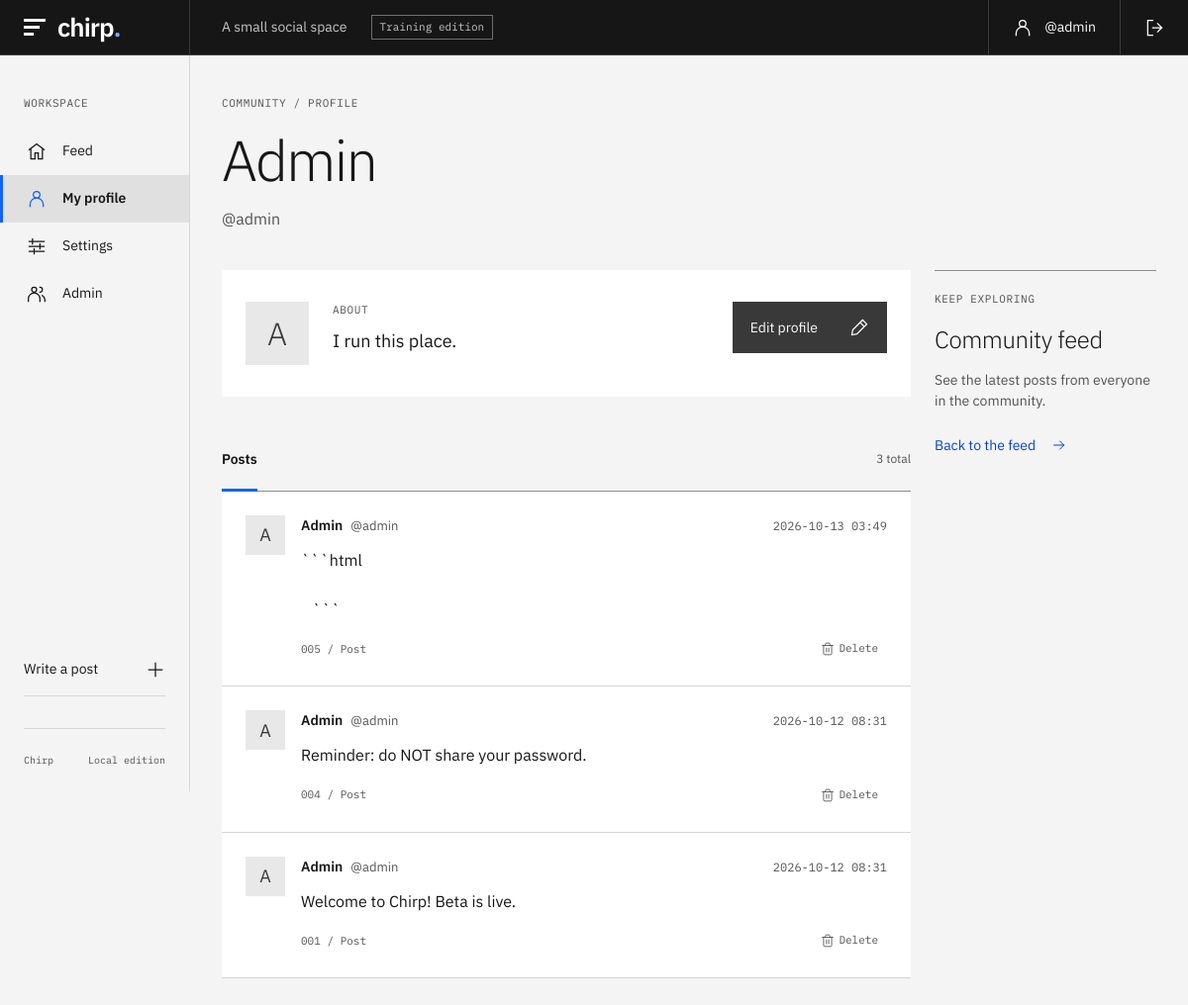
The app's page /user/admin (signed in) with its own data.
### tables this page shows
CREATE TABLE users (
        id INTEGER PRIMARY KEY AUTOINCREMENT,
        username TEXT UNIQUE NOT NULL,
        password TEXT NOT NULL,      -- stored in plaintext (part of the lesson)
        email TEXT,
        bio TEXT
    );

CREATE TABLE tweets (
        id INTEGER PRIMARY KEY AUTOINCREMENT,
        user_id INTEGER NOT NULL,
        body TEXT NOT NULL,
        created TEXT DEFAULT CURRENT_TIMESTAMP
    );

### app.py (the view)
@app.route("/user/<username>")
def profile(username):
    db = get_db()
    row = db.execute(
        "SELECT * FROM users WHERE username = ?", (username,)
    ).fetchone()
    if not row:
        abort(404)
    bio_html = render_template_string(
        "<div class='bio'>" + (row["bio"] or "") + "</div>"
    )
    tweets = db.execute(
        """SELECT tweets.id, tweets.body, tweets.created, users.username
           FROM tweets JOIN users ON tweets.user_id = users.id
           WHERE users.id = ? ORDER BY tweets.id DESC""",
        (row["id"],),
    ).fetchall()
    return render_template(
        "profile.html",
        profile_user=row,
        bio_html=bio_html,
        tweets=tweets,
        user=current_user(),
    )

### app.py (called while the page is built)
def get_db():
    if "db" not in g:
        g.db = sqlite3.connect(DB_PATH)
        g.db.row_factory = sqlite3.Row
    return g.db

def b64url_decode(s: str) -> bytes:
    pad = "=" * (-len(s) % 4)
    return base64.urlsafe_b64decode(s + pad)

def verify_token(token: str):
    try:
        h_b64, p_b64, sig_b64 = token.split(".")
        header = json.loads(b64url_decode(h_b64))
        payload = json.loads(b64url_decode(p_b64))
        if header.get("alg") == "none":
            return payload.get("user")  # <-- no signature check
        expected = hmac.new(
            SECRET, f"{h_b64}.{p_b64}".encode(), hashlib.sha256
        ).digest()
        if hmac.compare_digest(expected, b64url_decode(sig_b64)):
            return payload.get("user")
    except Exception:
        return None
    return None

def current_user():
    token = request.cookies.get("session")
    if not token:
        return None
    username = verify_token(token)
    if not username:
        return None
    db = get_db()
    return db.execute(
        "SELECT * FROM users WHERE username = ?", (username,)
    ).fetchone()

### templates/profile.html (shortened to what this page needs)
{% extends "base.html" %}
{% from "components.html" import icon, post %}
{% block content %}
  <div class="page-heading"><p class="eyebrow">COMMUNITY / PROFILE</p><h1>{{ profile_user['username'] | capitalize }}</h1><p class="page-description">@{{ profile_user['username'] }}</p></div>
  <div class="content-grid">
    <section class="feed-column" aria-label="Profile and posts">
      <div class="profile-panel"><span class="avatar avatar-large" aria-hidden="true">{{ profile_user['username'][0] | upper }}</span><div class="profile-summary"><p class="eyebrow">ABOUT</p><div class="profile-bio">{% if config.get('CHIRP_FIXED') %}<div class="bio">{{ bio }}</div>{% else %}{{ bio_html | safe }}{% endif %}</div></div>{% if user and user['username'] == profile_user['username'] %}<a class="button button-secondary" href="/settings">Edit profile {{ icon('edit') }}</a>{% endif %}</div>
      <div class="feed-toolbar"><h2>Posts</h2><span>{{ tweets | length }} total</span></div>
      <div class="post-list">{% for t in tweets %}{{ post(t, user) }}{% else %}<div class="empty-state"><h2>No posts yet.</h2><p>{% if user and user['username'] == profile_user['username'] %}<a class="text-link" href="/#compose">Write your first post {{ icon('arrow') }}</a>{% else %}Check back when {{ profile_user['username'] }} has something to share.{% endif %}</p></div>{% endfor %}</div>
    </section>
    <aside class="context-rail"><section class="rail-section"><p class="eyebrow">KEEP EXPLORING</p><h2>Community feed</h2><p>See the latest posts from everyone in the community.</p><a class="text-link" href="/">Back to the feed {{ icon('arrow') }}</a></section></aside>
  </div>
{% endblock %}

### templates/base.html (shortened to what this page needs)
{% from "components.html" import icon %}
<!doctype html>
<html lang="en">
<head>
  <link rel="stylesheet" href="{{ url_for('static', filename='style.css') }}">
</head>
<body>
  <header class="shell-header">
    <a class="brand" href="/" aria-label="Chirp home"><span class="brand-mark" aria-hidden="true"><i></i><i></i><i></i></span>chirp<span class="brand-period">.</span></a>
    <span class="header-description">A small social space</span>
    <span class="edition-label {% if config.get('CHIRP_FIXED') %}edition-fixed{% endif %}">{% if config.get('CHIRP_FIXED') %}Fixed edition{% else %}Training edition{% endif %}</span>
    <div class="header-account">
      {% if user %}
        <a href="{{ url_for('profile', username=user['username']) }}">{{ icon('user') }}<span>@{{ user['username'] }}</span></a>
        {% if config.get('CHIRP_FIXED') %}
          <form class="header-signout-form" method="post" action="/logout">
            <input type="hidden" name="csrf_token" value="{{ csrf_token() }}">
            <button class="header-signout" type="submit" aria-label="Sign out">{{ icon('logout') }}</button>
          </form>
        {% else %}<a class="header-signout" href="/logout" aria-label="Sign out">{{ icon('logout') }}</a>{% endif %}
      {% else %}
        <a href="/login">Sign in {{ icon('arrow') }}</a>
      {% endif %}
    </div>
  </header>
  <div class="app-shell">
    <aside class="sidebar">
      <div class="nav-label">WORKSPACE</div>
      <nav class="side-nav" aria-label="Main navigation">
        <a href="/" {% if request.endpoint == 'index' %}aria-current="page"{% endif %}>{{ icon('home') }}<span>Feed</span></a>
        {% if user %}
          <a href="{{ url_for('profile', username=user['username']) }}" {% if request.endpoint == 'profile' and profile_user['username'] == user['username'] %}aria-current="page"{% endif %}>{{ icon('user') }}<span>My profile</span></a>
          <a href="/settings" {% if request.endpoint == 'settings' %}aria-current="page"{% endif %}>{{ icon('settings') }}<span>Settings</span></a>
          {% if user['username'] == 'admin' %}<a href="/admin" {% if request.endpoint == 'admin' %}aria-current="page"{% endif %}>{{ icon('users') }}<span>Admin</span></a>{% endif %}
        {% else %}
          <a href="/login" {% if request.endpoint == 'login' %}aria-current="page"{% endif %}>{{ icon('user') }}<span>Sign in</span></a>
        {% endif %}
      </nav>
      <div class="sidebar-bottom">
        {% if user %}<a class="sidebar-compose" href="/#compose">Write a post {{ icon('plus') }}</a>{% endif %}
        <div class="sidebar-footer"><span>Chirp</span><span>Local edition</span></div>
      </div>
    </aside>
    <main id="main" class="main-content" tabindex="-1">
      {% set notices = {'posted': 'Your post is now on the feed.', 'deleted': 'The post has been deleted.', 'saved': 'Your profile has been updated.', 'signed-in': 'You’re signed in. Welcome back.', 'signed-out': 'You’ve signed out.'} %}
      {% block content %}{% endblock %}
    </main>
  </div>
</body>
</html>

### templates/components.html (shortened to what this page needs)
{% macro icon(name) -%}
<svg class="icon" width="20" height="20" viewBox="0 0 24 24" fill="none" stroke="currentColor" stroke-width="1.5"
  stroke-linecap="square" stroke-linejoin="miter" aria-hidden="true" focusable="false">
  {% if name == 'arrow' %}
  <path d="M4 12h15M13 6l6 6-6 6" />
  {% elif name == 'home' %}
  <path d="m3 10 9-7 9 7M5 9v12h5v-7h4v7h5V9" />
  {% elif name == 'user' %}
  <circle cx="12" cy="7" r="4" />
  <path d="M4 21v-2a8 8 0 0 1 16 0v2" />
  {% elif name == 'users' %}
  <circle cx="9" cy="7" r="3" />
  <path d="M2 21v-3a7 7 0 0 1 14 0v3M16 4a3 3 0 0 1 0 6M19 14a6 6 0 0 1 3 5v2" />
  {% elif name == 'settings' %}
  <path d="M3 6h18M3 12h18M3 18h18" />
  <path d="M7 3v6M16 9v6M9 15v6" />
  {% elif name == 'logout' %}
  <path d="M10 3H4v18h6M10 12h11M16 7l5 5-5 5" />
  {% elif name == 'plus' %}
  <path d="M12 4v16M4 12h16" />
  {% elif name == 'external' %}
  <path d="M5 19 19 5M5 5h14v14" />
  {% elif name == 'check' %}
  <path d="m4 12 5 5L20 6" />
  {% elif name == 'edit' %}
  <path d="m16 3 5 5-12 12-6 1 1-6ZM13 6l5 5" />
  {% elif name == 'trash' %}
  <path d="M3 6h18M19 6v14a2 2 0 0 1-2 2H7a2 2 0 0 1-2-2V6m3 0V4a2 2 0 0 1 2-2h4a2 2 0 0 1 2 2v2" />
  <line x1="10" y1="11" x2="10" y2="17" />
  <line x1="14" y1="11" x2="14" y2="17" />
  {% endif %}
</svg>
{%- endmacro %}
{% macro post(tweet, current_user=None) -%}
<article class="post" id="post-{{ tweet['id'] }}">
  <a class="avatar" href="{{ url_for('profile', username=tweet['username']) }}"
    aria-label="View {{ tweet['username'] }}'s profile">{{ tweet['username'][0] | upper }}</a>
  <div class="post-content">
    <div class="post-meta">
      <a class="post-author" href="{{ url_for('profile', username=tweet['username']) }}">{{ tweet['username'] |
        capitalize }}<span class="handle">@{{ tweet['username'] }}</span></a>
      <time datetime="{{ tweet['created'] | replace(' ', 'T') }}Z">{{ tweet['created'][:16] }}</time>
    </div>
    <div class="post-body">{% if config.get('CHIRP_FIXED') %}{{ tweet['body'] }}{% else %}{{ tweet['body'] | safe }}{%
      endif %}</div>
    <div class="post-footer">
      <a class="post-permalink" href="{{ url_for('index') }}#post-{{ tweet['id'] }}"
        aria-label="Link to post {{ tweet['id'] }}">{{ '%03d' | format(tweet['id']) }}<span aria-hidden="true"> /
        </span>Post</a>
      {% if current_user and (current_user['username'] == tweet['username'] or current_user['username'] == 'admin') %}
      <form class="post-delete-form" method="post" action="{{ url_for('delete_tweet', tweet_id=tweet['id']) }}" onsubmit="return confirm('Delete this post?');">
        <button type="submit" class="post-delete-btn" aria-label="Delete post {{ tweet['id'] }}" title="Delete this post">
          {{ icon('trash') }}<span>Delete</span>
        </button>
      </form>
      {% endif %}
    </div>
  </div>
</article>
{%- endmacro %}

### records on screen
users: username "admin", username "Admin", username "A", bio "I run this place."
tweets: created "2026-10-13 03:49", body "```html ```", id "005"
tweets: created "2026-10-12 08:31", body "Reminder: do NOT share your password.", id "004"
tweets: created "2026-10-12 08:31", body "Welcome to Chirp! Beta is live.", id "001"

### other values on screen
{{ tweets | length }} "3"
